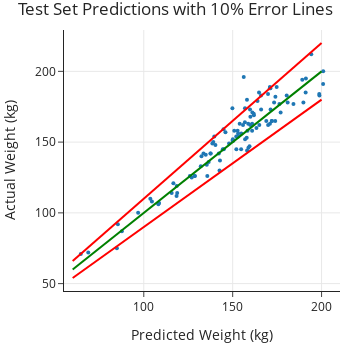

The cell this chart's notebook holds for it:
### Markdown cell above
Remember that positive relative error means underestimating weight, which is not as critical as overestimating weight. From this residual plot, we see that
nearly all of the test set weights are within 10% of the predictions, 
and only one error that exceeds 10% errs on the side of overestimation.
This makes sense given that our loss function penalized overestimation more. 

An alternative scatter plot that shows the actual and predicted values along with lines marking 10% error gives a different view:

### Code cell
fig = px.scatter(y=y_test, x=y_pred_test, 
                 title="Test Set Predictions with 10% Error Lines",
                 width=350, height=350)
fig.update_traces(marker=dict(size=4))

fig.add_trace(go.Scatter(x=[60, 200], y=[60, 200], name='0% error',
                         mode='lines',
                         marker=dict(color='green')))
fig.add_trace(go.Scatter(x=[60, 200], y=[66, 220], name='10% error',
                         mode='lines',
                         marker=dict(color='red')))
fig.add_trace(go.Scatter(x=[60, 200], y=[54, 180], name='-10% error',
                         mode='lines',
                         marker=dict(color='red')))

fig.update_layout(showlegend=False)
xlabel(fig, "Predicted Weight (kg)")
ylabel(fig, "Actual Weight (kg)")
margin(fig, t=30)

### Figure 1 — Plotly figure (JSON) as saved in the notebook; plotly's stock layout.template omitted (floating-point values rounded to 4 significant figures)
{"data": [{"hovertemplate": "x=%{x}<br>y=%{y}<extra></extra>", "legendgroup": "", "marker": {"color": "#1F77B4", "size": 4, "symbol": "circle"}, "mode": "markers", "name": "", "orientation": "v", "showlegend": false, "type": "scatter", "x": [165.9, 157.0, 140.3, 153.1, 169.9, 189.1, 137.6, 161.8, 171.3, 168.9, 152.8, 165.0, 191.2, 189.8, 150.1, 153.9, 145.9, 145.0, 132.4, 170.9, 171.2, 139.7, 84.87, 159.9, 115.7, 118.8, 154.7, 172.0, 127.0, 155.8, 136.5, 96.82, 164.0, 125.9, 64.57, 198.8, 149.9, 158.4, 87.66, 184.2, 116.6, 149.8, 157.9, 159.5, 198.7, 161.9, 172.0, 144.4, 108.2, 128.8, 200.9, 142.9, 118.4, 163.4, 159.8, 180.4, 158.8, 85.41, 139.1, 174.7, 177.0, 135.7, 137.5, 150.3, 142.6, 194.2, 156.9, 160.0, 133.6, 200.9, 180.9, 160.9, 144.8, 156.9, 161.1, 158.1, 118.5, 174.0, 191.0, 103.7, 164.8, 170.9, 68.77, 128.5, 166.0, 134.9, 152.1, 142.2, 132.1, 173.3, 158.7, 138.6, 154.8, 160.9, 173.9, 169.9, 108.6, 158.0, 153.0, 135.4, 156.2, 152.0, 104.6, 153.0, 150.9, 148.0, 170.9, 176.3], "xaxis": "x", "y": [183, 152, 148, 156, 162, 194, 142, 170, 173, 165, 158, 162, 195, 178, 152, 163, 157, 145, 140, 189, 188, 154, 75, 162, 114, 114, 145, 165, 125, 162, 136, 100, 179, 126, 71, 183, 151, 158, 87, 177, 121, 174, 153, 147, 184, 169, 165, 145, 106, 126, 200, 137, 112, 160, 173, 183, 146, 92, 150, 189, 171, 126, 142, 151, 130, 212, 164, 168, 142, 191, 178, 158, 159, 174, 171, 144, 119, 182, 185, 110, 185, 188, 72, 126, 173, 141, 145, 142, 133, 178, 163, 149, 156, 163, 165, 184, 107, 180, 154, 134, 196, 154, 108, 154, 158, 149, 163, 177], "yaxis": "y"}, {"marker": {"color": "green"}, "mode": "lines", "name": "0% error", "type": "scatter", "x": [60, 200], "y": [60, 200]}, {"marker": {"color": "red"}, "mode": "lines", "name": "10% error", "type": "scatter", "x": [60, 200], "y": [66, 220]}, {"marker": {"color": "red"}, "mode": "lines", "name": "-10% error", "type": "scatter", "x": [60, 200], "y": [54, 180]}], "layout": {"height": 350, "legend": {"tracegroupgap": 0}, "margin": {"t": 30}, "showlegend": false, "title": {"text": "Test Set Predictions with 10% Error Lines"}, "width": 350, "xaxis": {"anchor": "y", "autorange": true, "domain": [0, 1], "range": [55.12, 210.4], "title": {"text": "Predicted Weight (kg)"}, "type": "linear"}, "yaxis": {"anchor": "x", "autorange": true, "domain": [0, 1], "range": [44.78, 229.2], "title": {"text": "Actual Weight (kg)"}, "type": "linear"}}}
